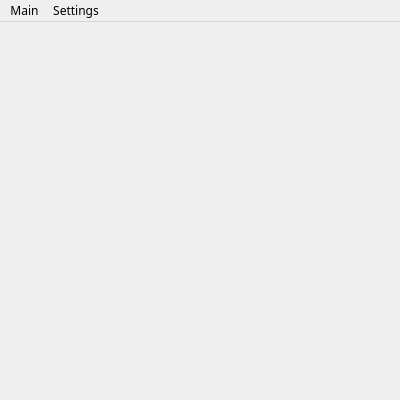
<?xml version="1.0" encoding="UTF-8"?>
<ui version="4.0">
 <class>MainWindow</class>
 <widget class="QMainWindow" name="MainWindow">
  <property name="enabled">
   <bool>true</bool>
  </property>
  <property name="geometry">
   <rect>
    <x>0</x>
    <y>0</y>
    <width>400</width>
    <height>400</height>
   </rect>
  </property>
  <property name="font">
   <font>
    <family>Japan</family>
   </font>
  </property>
  <property name="windowTitle">
   <string>MainWindow</string>
  </property>
  <widget class="QWidget" name="centralWidget">
   <property name="enabled">
    <bool>true</bool>
   </property>
   <layout class="QVBoxLayout" name="verticalLayout_2">
    <property name="spacing">
     <number>0</number>
    </property>
    <property name="leftMargin">
     <number>0</number>
    </property>
    <property name="topMargin">
     <number>0</number>
    </property>
    <property name="rightMargin">
     <number>0</number>
    </property>
    <property name="bottomMargin">
     <number>0</number>
    </property>
    <item>
     <layout class="QHBoxLayout" name="horizontalLayout">
      <property name="spacing">
       <number>0</number>
      </property>
      <item>
       <widget class="QStackedWidget" name="ContentStackedWidget">
        <property name="currentIndex">
         <number>0</number>
        </property>
        <widget class="WidgetWelcome" name="WelcomePage"/>
        <widget class="QcmExercice" name="ExerciceQcmPage"/>
        <widget class="KeyboardExercice" name="ExerciceKbdPage"/>
        <widget class="SymbolSetting" name="ExerciceSetSettingPage"/>
        <widget class="AppSettings" name="AppSettingsPage"/>
        <widget class="FntSetting" name="FontSettingPage"/>
        <widget class="ScreenSettings" name="ScreenSettingsPage"/>
       </widget>
      </item>
     </layout>
    </item>
   </layout>
  </widget>
  <widget class="QMenuBar" name="menuBar">
   <property name="enabled">
    <bool>true</bool>
   </property>
   <property name="geometry">
    <rect>
     <x>0</x>
     <y>0</y>
     <width>400</width>
     <height>20</height>
    </rect>
   </property>
   <property name="defaultUp">
    <bool>false</bool>
   </property>
   <widget class="QMenu" name="menuMain">
    <property name="title">
     <string>Main</string>
    </property>
    <widget class="QMenu" name="menuKatakana">
     <property name="title">
      <string>Katakana</string>
     </property>
     <addaction name="actionKatakana_to_Romanji_QCM"/>
     <addaction name="actionRomanji_to_Katakana_QCM"/>
     <addaction name="actionKatakana_to_Romanji_Kbd"/>
     <addaction name="actionEdit_Katakana_Set"/>
    </widget>
    <widget class="QMenu" name="menuHiragana">
     <property name="title">
      <string>Hiragana</string>
     </property>
     <addaction name="actionHiragana_to_Romanji_QCM"/>
     <addaction name="actionRomanji_to_Hiragana_QCM"/>
     <addaction name="actionHiragana_to_Romanji_Kbd"/>
     <addaction name="actionEdit_Hiragana_Set"/>
    </widget>
    <addaction name="menuHiragana"/>
    <addaction name="menuKatakana"/>
    <addaction name="actionAbout"/>
    <addaction name="separator"/>
    <addaction name="actionExit"/>
   </widget>
   <widget class="QMenu" name="menuSettings">
    <property name="title">
     <string>Settings</string>
    </property>
    <addaction name="actionApplication_Setting"/>
    <addaction name="actionFonts_Setting"/>
    <addaction name="actionScreen_Setting"/>
   </widget>
   <addaction name="menuMain"/>
   <addaction name="menuSettings"/>
  </widget>
  <action name="actionExit">
   <property name="text">
    <string>Exit</string>
   </property>
   <property name="font">
    <font/>
   </property>
  </action>
  <action name="actionAbout">
   <property name="text">
    <string>About</string>
   </property>
  </action>
  <action name="actionRomanji_to_Hiragana_QCM">
   <property name="text">
    <string>Romanji to Hiragana (MCQ)</string>
   </property>
  </action>
  <action name="actionHiragana_to_Romanji_Kbd">
   <property name="text">
    <string>Hiragana to Romanji (Kbd)</string>
   </property>
  </action>
  <action name="actionKatakana_to_Romanji_QCM">
   <property name="text">
    <string>Katakana to Romanji (MCQ)</string>
   </property>
  </action>
  <action name="actionRomanji_to_Katakana_QCM">
   <property name="text">
    <string>Romanji to Katakana (MCQ)</string>
   </property>
  </action>
  <action name="actionKatakana_to_Romanji_Kbd">
   <property name="text">
    <string>Katakana to Romanji (Kbd)</string>
   </property>
  </action>
  <action name="actionHiragana_to_Romanji_QCM">
   <property name="text">
    <string>Hiragana to Romanji (MCQ)</string>
   </property>
  </action>
  <action name="actionApplication_Setting">
   <property name="text">
    <string>Application</string>
   </property>
  </action>
  <action name="actionEdit_Hiragana_Set">
   <property name="text">
    <string>Edit Hiragana Set</string>
   </property>
  </action>
  <action name="actionEdit_Katakana_Set">
   <property name="text">
    <string>Edit Katakana Set</string>
   </property>
  </action>
  <action name="actionFonts_Setting">
   <property name="text">
    <string>Fonts</string>
   </property>
  </action>
  <action name="actionScreen_Setting">
   <property name="text">
    <string>Screen</string>
   </property>
  </action>
 </widget>
 <layoutdefault spacing="6" margin="11"/>
 <customwidgets>
  <customwidget>
   <class>WidgetWelcome</class>
   <extends>QWidget</extends>
   <header>Src/widgetwelcome.h</header>
   <container>1</container>
  </customwidget>
  <customwidget>
   <class>QcmExercice</class>
   <extends>QWidget</extends>
   <header>Src/qcmexercice.h</header>
   <container>1</container>
  </customwidget>
  <customwidget>
   <class>KeyboardExercice</class>
   <extends>QWidget</extends>
   <header>Src/keyboardexercice.h</header>
   <container>1</container>
  </customwidget>
  <customwidget>
   <class>SymbolSetting</class>
   <extends>QWidget</extends>
   <header>Src/symbolsetting.h</header>
   <container>1</container>
  </customwidget>
  <customwidget>
   <class>AppSettings</class>
   <extends>QWidget</extends>
   <header>Src/appsettings.h</header>
   <container>1</container>
  </customwidget>
  <customwidget>
   <class>FntSetting</class>
   <extends>QWidget</extends>
   <header>Src/fntsetting.h</header>
   <container>1</container>
  </customwidget>
  <customwidget>
   <class>ScreenSettings</class>
   <extends>QWidget</extends>
   <header>Src/screensettings.h</header>
   <container>1</container>
  </customwidget>
 </customwidgets>
 <resources/>
 <connections/>
</ui>
